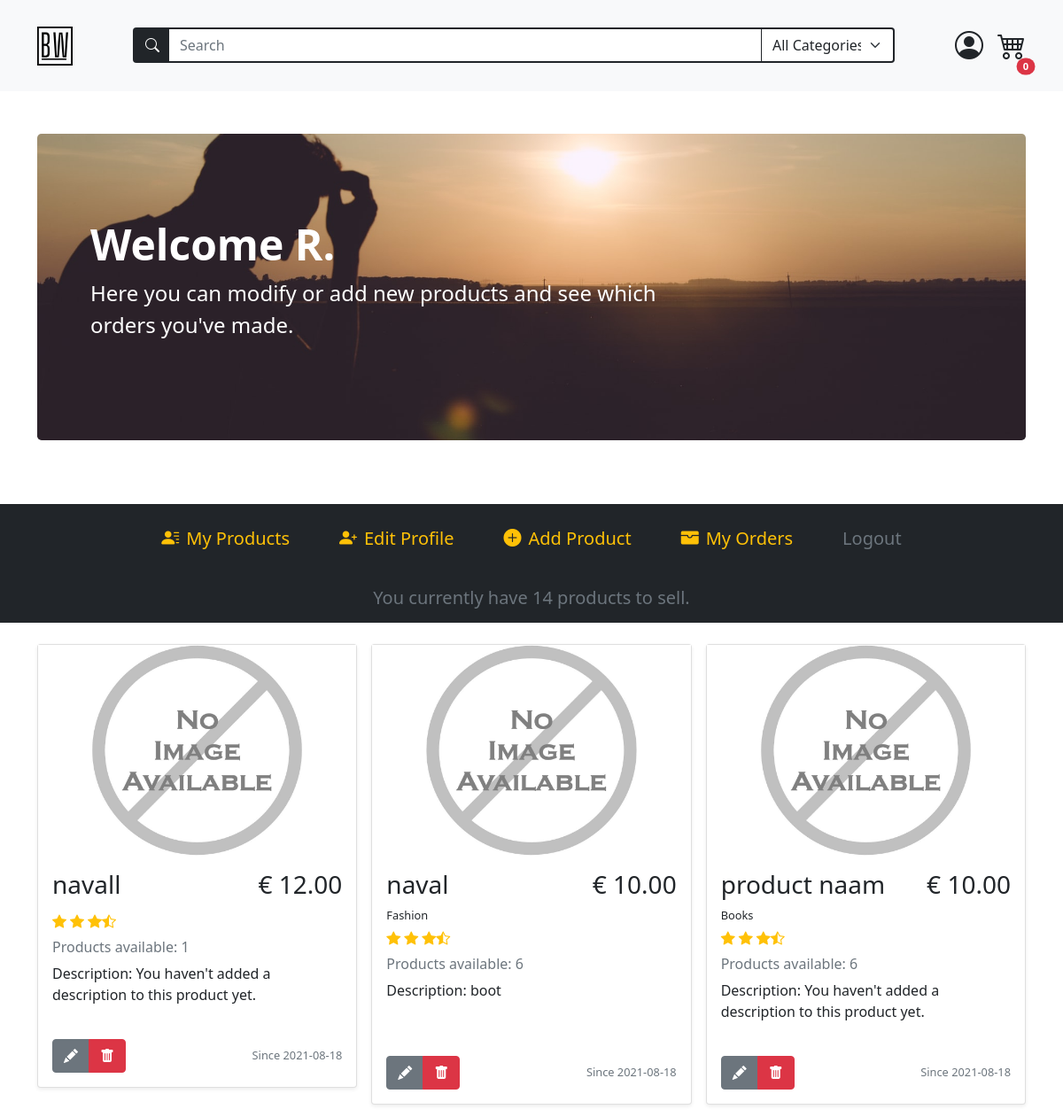
Page /account (signed in, upper part) on the earlier database version.
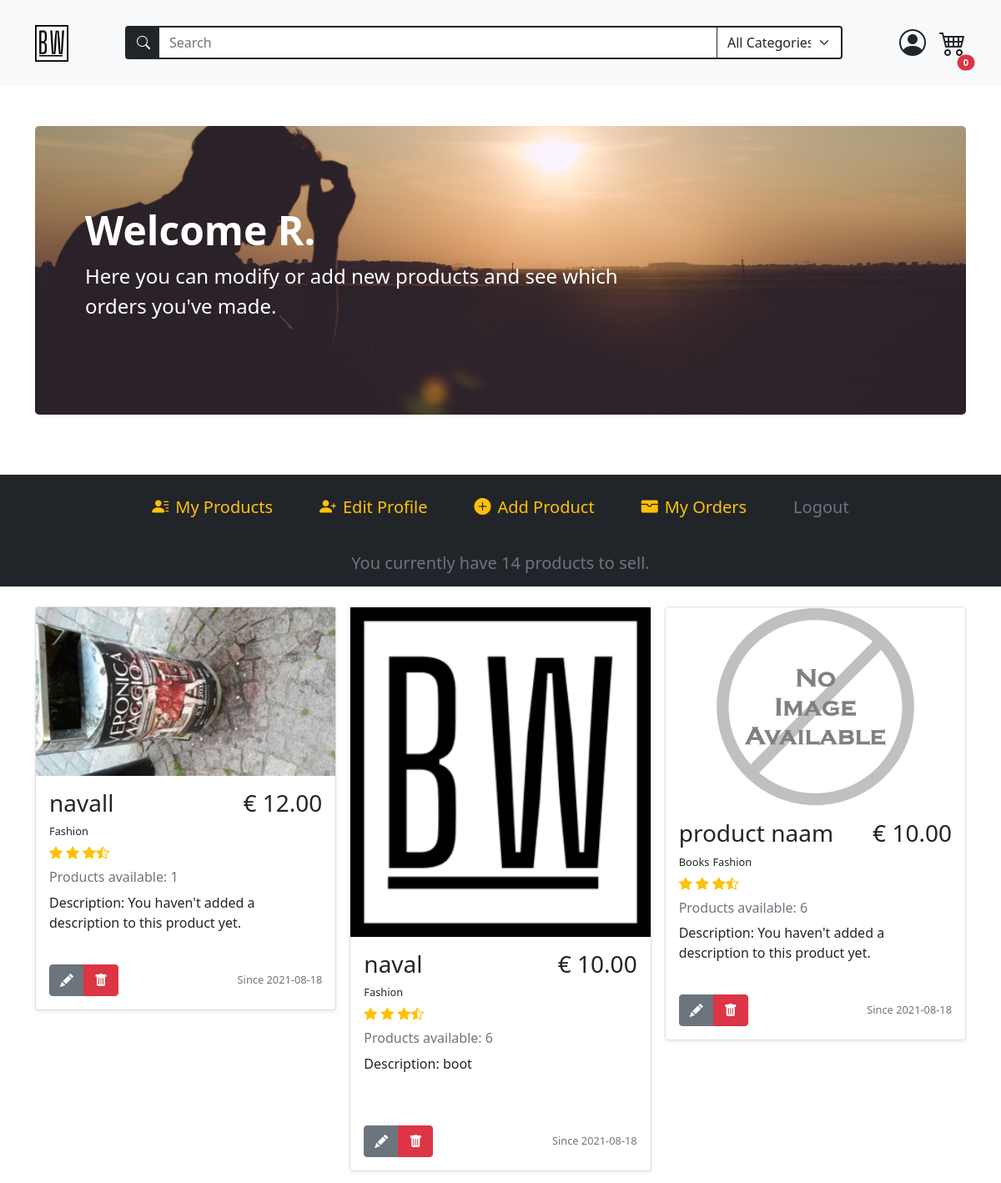
Same page on the later database version.
### models.py (models this page shows, shortened)
class BaseModel(db_wrapper.Model):
    class Meta:
        database = db

class User(BaseModel, UserMixin):
    first_name = CharField(index=True, max_length=30, null=True, default="")
    last_name = CharField(max_length=120, null=True, default="")
    address = CharField(max_length=200, null=True, default="")
    city = CharField(max_length=50, null=True, default="")
    country = CharField(max_length=50, null=True)
    cc_number = IntegerField(null=True, default="")
    username = CharField(index=True, max_length=30, unique=True)
    email = CharField(index=True, max_length=50, unique=True)
    password = CharField(max_length=20)
    profile_pic = CharField(null=True, default="default_user.jpg")

class Product(BaseModel):
    name = CharField(max_length=50)
    description = TextField(null=True)
    price_per_unit = DecimalField(
        constraints=[Check("price_per_unit >= 0")],
        decimal_places=2,
        auto_round=True,
        null=True,
        default=0,
        max_digits=10,
    )
    stock = IntegerField(default=1)
    owner = ForeignKeyField(User, backref="products")
    product_pic = CharField(null=True, default="default_product.jpg")
    date_posted = DateTimeField(formats="%Y-%m-%d %H:%M", default=datetime.now())

class ProductTag(BaseModel):
    product = ForeignKeyField(Product, index=True, backref="tags")
    tag = ForeignKeyField(Tag, index=True, backref="products")

class Tag(BaseModel):
    name = CharField(unique=True, max_length=30)

### routes.py (the view)
@app.route("/account", methods=["GET", "POST"])
@login_required
def account():
    update_account_form = UpdateAccountForm(
        prefix="update_account",
        country=current_user.country,
        profile_pic=current_user.profile_pic,
    )
    add_product_form = AddProductForm(prefix="add-product")
    search_form = SearchForm(prefix="search_form")
    search_form.search_tag.choices = get_alpha_tag_names()
    user_products = list_user_products(current_user.id)
    profile_pic = url_for(
        "static", filename=f"/profile_pics/{current_user.profile_pic}"
    )
    return render_template(
        "account.html",
        add_product_form=add_product_form,
        update_account_form=update_account_form,
        search_form=search_form,
        user_products=user_products,
        all_products=Product.select(),
        profile_pic=profile_pic,
    )

### forms.py (shortened to what this page needs)
class UpdateAccountForm(FlaskForm):
    first_name = StringField("Name", validators=[DataRequired(), Length(min=2, max=30)])
    last_name = StringField(
        "Surname", validators=[InputRequired(), Length(min=2, max=120)]
    )
    address = StringField(
        "Address", validators=[InputRequired(), Length(min=8, max=200)]
    )
    city = StringField("City", validators=[InputRequired(), Length(min=2, max=50)])
    country = SelectField(
        "Country",
        choices=["...", "Netherlands", "Belgium", "Germany", "France", "Other"],
        validators=[InputRequired()],
    )
    cc_number = IntegerField("Credit Card Number", validators=[InputRequired()])
    username = StringField(
        "Username",
        validators=[InputRequired(), Length(min=5, max=25)],
    )
    email = EmailField(
        "Email", validators=[InputRequired(), Length(min=5, max=50), Email()]
    )
    profile_pic = FileField(
        "Profile Picture",
        validators=[
            FileAllowed(["jpeg", "jpg", "png"], "Accepts only 'jpg' and 'png' !")
        ],
    )
    update = SubmitField("Update")

class AddProductForm(FlaskForm):
    name = StringField("Name", validators=[InputRequired(), Length(max=50)])
    description = TextAreaField("Description", validators=[Length(max=50)])
    price_per_unit = DecimalField("€", places=2, validators=[InputRequired()])
    stock = SelectField(
        "Quantity",
        choices=[num for num in range(1, 11)],
        validators=[InputRequired()],
    )
    tags = MultiCheckboxField(
        "Categories", choices=[(tag, tag) for tag in sorted(tags)]
    )
    product_pic = FileField(
        "Product Picture",
        validators=[
            FileAllowed(["jpeg", "jpg", "png"], "Accepts only 'jpg' and 'png' !")
        ],
    )
    add_product = SubmitField("Add")

### main.py (called while the page is built)
def list_user_products(user_id) -> list[Product]:
    user_products = (
        Product.select()
        .join(User)
        .where(Product.owner == user_id)
        .order_by(Product.id.desc())
    )
    return user_products

def get_alpha_tag_names() -> tuple[
    Tag
]:  # deze kan mss weg of in de form zelf zetten, tags zijn statisch nu
    tags = Tag.select().order_by(Tag.name)
    tag_list = [(tag.name, tag.name) for tag in tags]
    tag_list.insert(0, ("All", "All Categories"))
    return tag_list

### routes.py (called while the page is built)
@login_manager.user_loader
def load_user(user_id):
    return User.get_by_id(user_id)

### templates/account.html (shortened to what this page needs)
{% extends 'base.html' %}
{% block content %}
{% include 'account_navbar.html' %}
<div class="container mb-3">
  <div class="album mt-4">
    <div class="row row-cols-1 row-cols-md-2 row-cols-lg-3 g-3">
      {% for product in user_products %}
      <div class="col">
        <div class="card shadow-sm">
          <img src="{{  url_for('static', filename='/product_pics/' + product.product_pic)  }}" alt="{{ product.name }}">
          <div class="card-body h-100">
            <div class="d-flex justify-content-between">
              <h3>{{ product.name }}</h3>
              <h3>€ {{ "%.2f"|format(product.price_per_unit) }}</h3>
            </div>
            <ul class="d-flex p-0 mb-0">
              {% for producttags in product.tags %}
              <span class="pe-1 fs-small"> {{producttags.tag.name}}</span>
              {% endfor %}
            </ul>
            <div class="d-flex text-warning py-1">
              <i class="bi bi-star-fill"></i>
              <i class="bi bi-star-fill mx-1"></i>
              <i class="bi bi-star-fill"></i>
              <i class="bi bi-star-half"></i>
            </div>
            <h6 class="text-muted my-0 mt-1 mb-2">
              Products available: {{product.stock}}
            </h6>
            <p class="card-text mt-2" style="min-height: 70px">
              Description: {% if product.description %} {{ product.description
              }} {% else %} You haven't added a description to this product yet. {% endif
              %}
            </p>
            <div class="d-flex justify-content-between align-items-center">
              <div class="btn-group">
                <a href="{{url_for('update_product_page', product_id=product.id)}}#updateProductForm" class="btn btn-secondary"><i class="bi bi-pencil-fill"></i></a>
                <button
                  type="button"
                  class="btn btn-danger"
                  data-bs-toggle="modal"
                  data-bs-target="#deleteProductModal{{product.id}}"
                >
                  <i class="bi bi-trash-fill"></i>
                 </button>
              </div>
              <div class="text-muted fs-small m-0 p-0">
                <p class="m-0">Since {{product.date_posted[0:10]}}</p>
              </div>
            </div>
          </div>
        </div>
      </div>
      {% endfor%}
    </div>
  </div>
</div>
{% endblock content %}

### templates/base.html (shortened to what this page needs)
<!DOCTYPE html>
<html lang="en" class="h-100">
  <head>
    <link
      href="https://cdn.jsdelivr.net/npm/bootstrap@5.0.2/dist/css/bootstrap.min.css"
      rel="stylesheet"
    />
    <link
      href="{{url_for('static', filename='styles.css')}}"
      rel="stylesheet"
    />
    <link
      href="https://cdn.jsdelivr.net/npm/bootstrap-icons@1.5.0/font/bootstrap-icons.css"
      rel="stylesheet"
    />
  </head>
  <body class="d-flex flex-column h-100">
    {% include "navbar.html" %}
    <main>
       {% block content%} {% endblock content %}
    </main>
  </body>
</html>

### templates/navbar.html (shortened to what this page needs)
<nav
  class="navbar navbar-expand-md navbar-light bg-light sticky-top"
>
  <div class="container py-3">
    <a class="navbar-brand" href="{{url_for('home') }}"
      ><img
        src="{{url_for('static', filename='assets/brand.svg')}}"
        alt=""
        width="40"
        class="d-inline-block align-text-top"
    /></a>
    {% include "searchbar.html" %}
        <ul class="nav">
        {% if current_user.is_authenticated %}
        <li class="nav-item dropdown position-relative">
          <div class="profile-icon-container" id="navbarDropdown" data-bs-toggle="dropdown" aria-expanded="false" >
                <i class="bi bi-person-circle mx-3 profile-icon"></i>
          </div>
        </li>
        <li class="d-flex cart-icon position-relative" type="button" data-bs-toggle="offcanvas" data-bs-target="#offcanvasCart" aria-controls="offcanvasCart" >
          <i class="bi bi-cart4" style="font-size: 2rem;"></i>
          <span class="position-absolute top-100 start-100 translate-middle badge rounded-pill bg-danger" style="font-size: .7rem;">{{session['cart'] | length}}</span>
        </li>
        {% endif %}
      </ul>
    </div>
</nav>

### templates/searchbar.html (shortened to what this page needs)
<form
  style="max-width: 860px"
  action="{{url_for('search')}}"
  method="POST"
  class="px-0 mt-2 mt-md-0 order-last order-md-0 flex-grow-1"
>
  <div class="input-group">
    <span
      class="input-group-text bg-dark border border-2 border-dark border-end-0"
      id="searchIconBackground"
    >
      <i class="bi bi-search" style="color: white">
      </i>
    </span>
    {{search_form.search_term(class="position-relative form-control rounded-0
    btn-dark bg-white text-dark border-2 border-start-0",
    placeholder="Search")}}
    {{search_form.search_tag(id="categorySelect", class="form-select
    border-end-3 btn-light bg-white text-dark border border-dark border-2
    border-start-0", style="max-width:150px")}}
  </div>
</form>

### templates/account_navbar.html (shortened to what this page needs)
<div class="container py-5">
  <div class="p-5 mb-4 bg-dark rounded-3 account-banner banner">
    <div class="container-fluid py-5">
      <h1 class="display-5 fw-bold text-white">
        Welcome {{ current_user.first_name }}
      </h1>
      <p class="col-md-8 fs-4 text-white">
        Here you can modify or add new products and see which orders you've
        made.
      </p>
    </div>
  </div>
</div>
<ul
  class="
    nav
    row row-cols-md-2 row-cols-lg-auto
    justify-content-center
    bg-dark
    py-3
    fs-5
    mx-0
  "
>
  <li class="nav-item d-flex align-items-center justify-content-center">
    <a
      class="nav-link text-warning"
      href="{{url_for('account')}}"
      role="button"
    >
      <span><i class="bi bi-person-lines-fill pe-2"></i>My Products</span>
    </a>
  </li>
  <li class="nav-item d-flex align-items-center justify-content-center">
    <a
      id="collapseAccountBtn"
      class="nav-link text-warning"
      data-bs-toggle="collapse"
      href="#collapseAccountForm"
      role="button"
      aria-expanded="false"
      aria-controls="collapseAccountForm"
    >
      <span
        ><i class="bi bi-person-plus-fill text-warning pe-2"></i>Edit
        Profile</span
      >
    </a>
  </li>
  <li class="nav-item d-flex align-items-center justify-content-center">
    <a
      id="collapseProductFormBtn"
      class="nav-link text-warning"
      data-bs-toggle="collapse"
      href="#collapseProductForm"
      role="button"
      aria-expanded="false"
      aria-controls="collapseProductForm"
      ><span><i class="bi bi-plus-circle-fill pe-2"></i>Add Product</span></a
    >
  </li>
  <li class="nav-item d-flex align-items-center justify-content-center">
    <a
      class="nav-link text-warning"
      href="{{url_for('account_transactions')}}"
      role="button"
    >
      <span><i class="bi bi-wallet-fill pe-2"></i>My Orders</span>
    </a>
  </li>
  <li class="nav-item d-flex align-items-center justify-content-center">
    <a
      class="nav-link text-muted"
      href="{{url_for('logout')}}"
      tabindex="-1"
      aria-disabled="true"
      >Logout</a
    >
  </li>
</ul>
<h1 class="text-center fs-5 bg-dark text-secondary py-3">
  {% if user_products|length == 1 %} You currently have {{ user_products|length
  }} product to sell. {% else %} You currently have {{ user_products|length }}
  products to sell. {% endif %}
</h1>

### static/styles.css (style rules this page uses)
.profile-icon-container { transition: 0.2s transform ease-in; }
.profile-icon { font-size: 2rem; }
.cart-icon { transition: 0.2s transform ease-in; }
.banner { background-repeat: no-repeat; background-size: cover; }
.account-banner { background-image: url("../static/assets/account.jpg"); background-position: center center; }
.fs-small { font-size: 0.8rem; }

Differences in the rows shown:
changed Product "navall": product_pic: picture added in place of a placeholder
added ProductTag: tag.name "Fashion", shown under Product "navall"
changed Product "naval": product_pic: picture added in place of a placeholder
added ProductTag: tag.name "Fashion", shown under Product "product naam"
